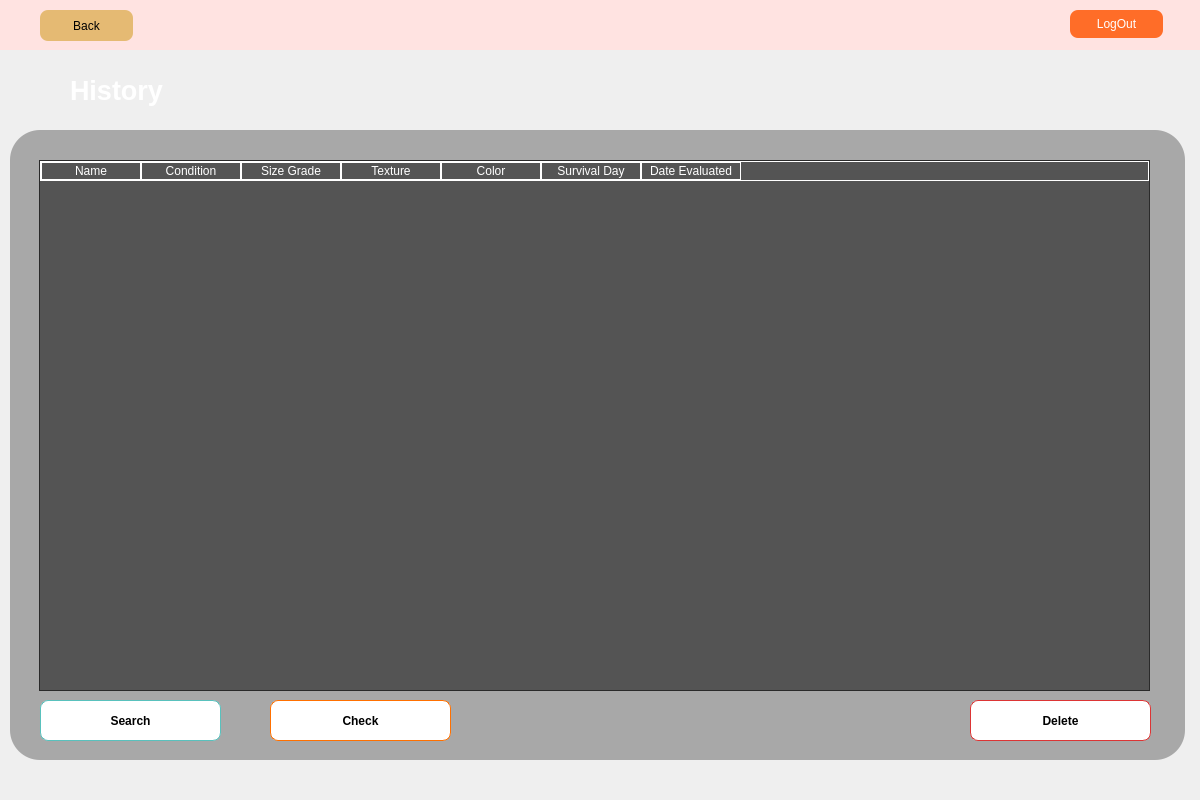
<?xml version="1.0" encoding="UTF-8"?>
<ui version="4.0">
 <class>Dialog</class>
 <widget class="QDialog" name="Dialog">
  <property name="geometry">
   <rect>
    <x>0</x>
    <y>0</y>
    <width>1200</width>
    <height>800</height>
   </rect>
  </property>
  <property name="windowTitle">
   <string>Dialog</string>
  </property>
  <widget class="QPushButton" name="deleteButton">
   <property name="geometry">
    <rect>
     <x>970</x>
     <y>700</y>
     <width>181</width>
     <height>41</height>
    </rect>
   </property>
   <property name="font">
    <font>
     <pointsize>9</pointsize>
     <weight>75</weight>
     <bold>true</bold>
    </font>
   </property>
   <property name="cursor">
    <cursorShape>PointingHandCursor</cursorShape>
   </property>
   <property name="styleSheet">
    <string notr="true">QPushButton{
background-color: white;
border-radius: 8px;
border: 1px solid #DC3535;
}

QPushButton:hover{ 
background-color: #DC3535;
color: white;
}</string>
   </property>
   <property name="text">
    <string>Delete</string>
   </property>
  </widget>
  <widget class="QPushButton" name="searchButton">
   <property name="geometry">
    <rect>
     <x>40</x>
     <y>700</y>
     <width>181</width>
     <height>41</height>
    </rect>
   </property>
   <property name="font">
    <font>
     <pointsize>9</pointsize>
     <weight>75</weight>
     <bold>true</bold>
    </font>
   </property>
   <property name="cursor">
    <cursorShape>PointingHandCursor</cursorShape>
   </property>
   <property name="styleSheet">
    <string notr="true">QPushButton{
background-color: white;
border-radius: 8px;
border: 1px solid #59C1BD;
}

QPushButton:hover{ 
background-color:#59C1BD;
color: white;
}</string>
   </property>
   <property name="text">
    <string>Search</string>
   </property>
  </widget>
  <widget class="QLabel" name="label_2">
   <property name="geometry">
    <rect>
     <x>0</x>
     <y>50</y>
     <width>1200</width>
     <height>730</height>
    </rect>
   </property>
   <property name="text">
    <string/>
   </property>
   <property name="pixmap">
    <pixmap>../img/mixfruit.jpg</pixmap>
   </property>
   <property name="scaledContents">
    <bool>true</bool>
   </property>
  </widget>
  <widget class="QTableWidget" name="fruitTable">
   <property name="geometry">
    <rect>
     <x>39</x>
     <y>160</y>
     <width>1111</width>
     <height>531</height>
    </rect>
   </property>
   <property name="styleSheet">
    <string notr="true">QTableWidget {background-color: rgba(0, 0, 0, 0.5);color:white}
              QHeaderView:section {background-color: transparent; border: 0.5px solid white}
              QHeaderView {background-color: transparent;color:white; border: 0.5px solid white}
              QTableCornerButton::section {background-color: transparent; border: 1px solid white}
QTableView{gridline-color:white;}
</string>
   </property>
   <property name="horizontalScrollBarPolicy">
    <enum>Qt::ScrollBarAlwaysOff</enum>
   </property>
   <property name="sizeAdjustPolicy">
    <enum>QAbstractScrollArea::AdjustToContents</enum>
   </property>
   <property name="editTriggers">
    <set>QAbstractItemView::NoEditTriggers</set>
   </property>
   <attribute name="verticalHeaderVisible">
    <bool>true</bool>
   </attribute>
   <column>
    <property name="text">
     <string>Name</string>
    </property>
   </column>
   <column>
    <property name="text">
     <string>Condition</string>
    </property>
   </column>
   <column>
    <property name="text">
     <string>Size Grade</string>
    </property>
   </column>
   <column>
    <property name="text">
     <string>Texture</string>
    </property>
   </column>
   <column>
    <property name="text">
     <string>Color</string>
    </property>
   </column>
   <column>
    <property name="text">
     <string>Survival Day</string>
    </property>
   </column>
   <column>
    <property name="text">
     <string>Date Evaluated</string>
    </property>
   </column>
  </widget>
  <widget class="QLabel" name="label_5">
   <property name="geometry">
    <rect>
     <x>10</x>
     <y>130</y>
     <width>1175</width>
     <height>630</height>
    </rect>
   </property>
   <property name="font">
    <font>
     <pointsize>48</pointsize>
     <weight>75</weight>
     <bold>true</bold>
    </font>
   </property>
   <property name="layoutDirection">
    <enum>Qt::RightToLeft</enum>
   </property>
   <property name="styleSheet">
    <string notr="true">background: rgba(0, 0, 0, 0.3);
border-radius: 30px;
color: white;
</string>
   </property>
   <property name="text">
    <string/>
   </property>
   <property name="alignment">
    <set>Qt::AlignCenter</set>
   </property>
  </widget>
  <widget class="QPushButton" name="checkButton">
   <property name="geometry">
    <rect>
     <x>270</x>
     <y>700</y>
     <width>181</width>
     <height>41</height>
    </rect>
   </property>
   <property name="font">
    <font>
     <pointsize>9</pointsize>
     <weight>75</weight>
     <bold>true</bold>
    </font>
   </property>
   <property name="cursor">
    <cursorShape>PointingHandCursor</cursorShape>
   </property>
   <property name="styleSheet">
    <string notr="true">QPushButton{
background-color: white;
border-radius: 8px;
border: 1px solid #FF7000;
}

QPushButton:hover{ 
background-color: #FF7000;
color: white;
}</string>
   </property>
   <property name="text">
    <string>Check</string>
   </property>
  </widget>
  <widget class="QLabel" name="label">
   <property name="geometry">
    <rect>
     <x>70</x>
     <y>60</y>
     <width>131</width>
     <height>61</height>
    </rect>
   </property>
   <property name="font">
    <font>
     <pointsize>20</pointsize>
     <weight>75</weight>
     <bold>true</bold>
    </font>
   </property>
   <property name="styleSheet">
    <string notr="true">color: white</string>
   </property>
   <property name="text">
    <string>History</string>
   </property>
  </widget>
  <widget class="QWidget" name="widget" native="true">
   <property name="geometry">
    <rect>
     <x>0</x>
     <y>0</y>
     <width>1200</width>
     <height>50</height>
    </rect>
   </property>
   <property name="styleSheet">
    <string notr="true">background-color: #FFE3E1</string>
   </property>
   <widget class="QPushButton" name="logOutButton">
    <property name="geometry">
     <rect>
      <x>1070</x>
      <y>10</y>
      <width>93</width>
      <height>28</height>
     </rect>
    </property>
    <property name="cursor">
     <cursorShape>PointingHandCursor</cursorShape>
    </property>
    <property name="styleSheet">
     <string notr="true">QPushButton#logOutButton{
background-color: #FF6D28;
border-radius: 8px;
color: white;
}

QPushButton#logOutButton:hover{ 
background-color: #ffffff;
color: black;
border: 1px solid #FF6D28
}



</string>
    </property>
    <property name="text">
     <string>LogOut</string>
    </property>
   </widget>
   <widget class="QPushButton" name="backButton">
    <property name="geometry">
     <rect>
      <x>40</x>
      <y>10</y>
      <width>93</width>
      <height>31</height>
     </rect>
    </property>
    <property name="cursor">
     <cursorShape>PointingHandCursor</cursorShape>
    </property>
    <property name="styleSheet">
     <string notr="true">QPushButton#backButton{
border-radius: 8px;
background-color: #E5BA73;
}

QPushButton#backButton:hover{ 
background-color: #ffffff;
border: 1px solid #E5BA73;
}



</string>
    </property>
    <property name="text">
     <string>Back</string>
    </property>
   </widget>
  </widget>
  <zorder>label_2</zorder>
  <zorder>label_5</zorder>
  <zorder>checkButton</zorder>
  <zorder>label</zorder>
  <zorder>widget</zorder>
  <zorder>deleteButton</zorder>
  <zorder>searchButton</zorder>
  <zorder>fruitTable</zorder>
 </widget>
 <resources/>
 <connections/>
</ui>
